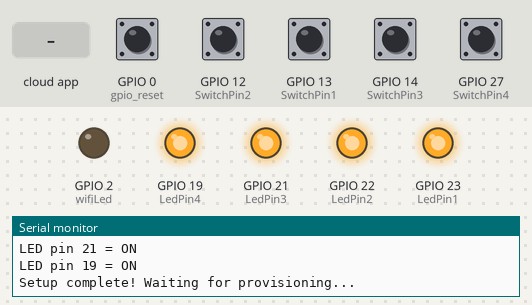
Recording of a sketch running on a simulated ESP32. On the bench: output pins drawn as LEDs (lit = HIGH), the last lines printed to the serial monitor. The inputs (shaded band) are chosen by the test bench; at power-on: GPIO 0 (gpio_reset), GPIO 12 (SwitchPin2), GPIO 13 (SwitchPin1), GPIO 14 (SwitchPin3), GPIO 27 (SwitchPin4) HIGH. WiFi joins after 1.5 s; servers stay silent unless stated; EEPROM starts erased.

Above: at 2.2 s.
2.3 s: GPIO 12 (SwitchPin2) pulled LOW for 0.15 s
At 3.6 s:
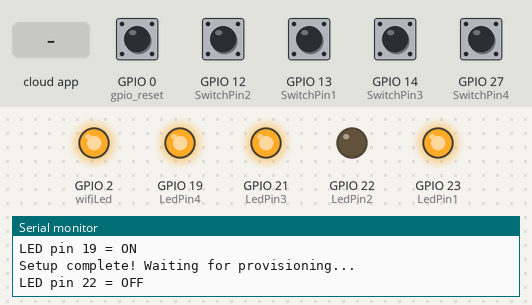
4.0 s: the phone or cloud app sets LED.One to 0
At 4.9 s:
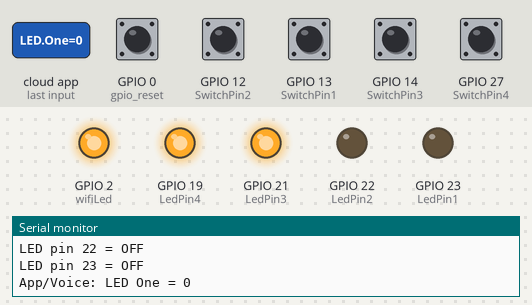
5.5 s: the phone or cloud app sets LED.Two to 1
At 6.1 s:
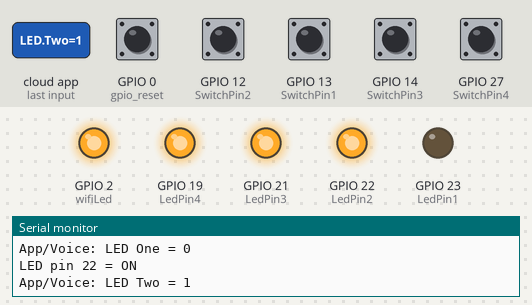
7.0 s: the phone or cloud app sets LED.Three to 0
At 8.2 s:
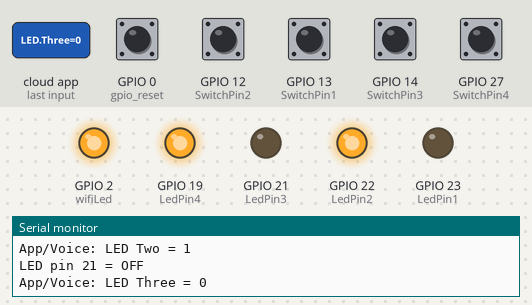
8.5 s: the phone or cloud app sets LED.Four to 0
At 9.5 s:
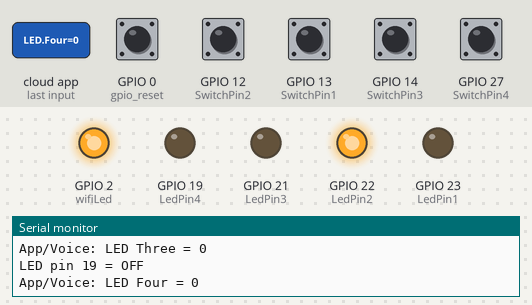
10.0 s: GPIO 13 (SwitchPin1) pulled LOW for 0.15 s
At 10.5 s:
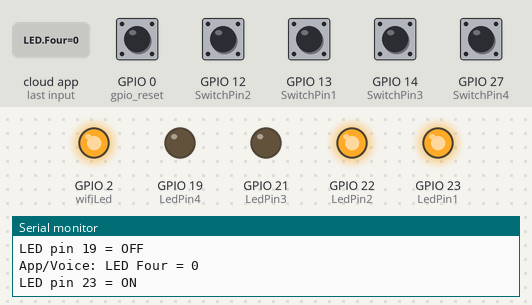
Timing chart, 0 to 12.6 s (numbered marks = the images above; inputs shaded):
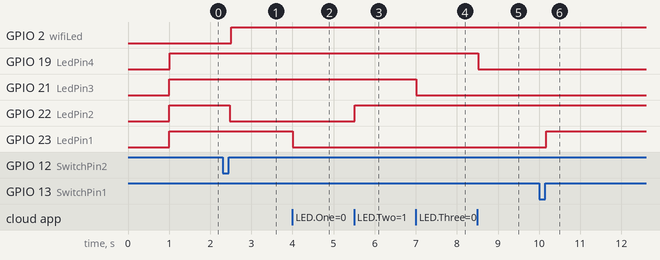

Measured:
- after the input at 2.3 s, GPIO 22 (LedPin2): HIGH → LOW after 0.17 s
- after the input at 4.0 s, GPIO 23 (LedPin1): HIGH → LOW at once
- after the input at 5.5 s, GPIO 22 (LedPin2): LOW → HIGH at once
- after the input at 7.0 s, GPIO 21 (LedPin3): HIGH → LOW at once
- after the input at 8.5 s, GPIO 19 (LedPin4): HIGH → LOW at once
- after the input at 10.0 s, GPIO 23 (LedPin1): LOW → HIGH after 0.17 s

The sketch:

v2.ino
```cpp
#include <EEPROM.h>
#include "RMaker.h"
#include "WiFi.h"
#include "WiFiProv.h"
#include <AceButton.h>
using namespace ace_button;

#define EEPROM_SIZE 10

const char *service_name = "PROV_12345";
const char *pop = "1234567";

char deviceName_1[] = "LED One";
char deviceName_2[] = "LED Two";
char deviceName_3[] = "LED Three";
char deviceName_4[] = "LED Four";

static uint8_t LedPin1 = 23;
static uint8_t LedPin2 = 22;
static uint8_t LedPin3 = 21;
static uint8_t LedPin4 = 19;

static uint8_t SwitchPin1 = 13;
static uint8_t SwitchPin2 = 12;
static uint8_t SwitchPin3 = 14;
static uint8_t SwitchPin4 = 27;

static uint8_t wifiLed    = 2;
static uint8_t gpio_reset = 0;

bool toggleState_1 = LOW;
bool toggleState_2 = LOW;
bool toggleState_3 = LOW;
bool toggleState_4 = LOW;

ButtonConfig config1, config2, config3, config4;
AceButton button1(&config1);
AceButton button2(&config2);
AceButton button3(&config3);
AceButton button4(&config4);

static Switch my_switch1(deviceName_1, NULL);
static Switch my_switch2(deviceName_2, NULL);
static Switch my_switch3(deviceName_3, NULL);
static Switch my_switch4(deviceName_4, NULL);

void write_callback(Device *device, Param *param, const param_val_t val, void *priv_data, write_ctx_t *ctx);
void sysProvEvent(arduino_event_t *sys_event);

void writeEEPROM(int addr, bool state) {
  EEPROM.write(addr, state);
  EEPROM.commit();
}

bool readEEPROM(int addr) {
  return EEPROM.read(addr);
}

void setLED(uint8_t pin, int addr, bool state) {
  digitalWrite(pin, state);
  writeEEPROM(addr, state);
  Serial.printf("LED pin %d = %s\n", pin, state ? "ON" : "OFF");
}

void handleButton(AceButton* button, uint8_t eventType, uint8_t btnState,
                  uint8_t ledPin, int eepromAddr, Switch &sw, bool &state) {
  if (eventType != AceButton::kEventReleased) return;
  state = !state;
  setLED(ledPin, eepromAddr, state);
  sw.updateAndReportParam(ESP_RMAKER_DEF_POWER_NAME, state);
}

void sysProvEvent(arduino_event_t *sys_event) {
  switch (sys_event->event_id) {
    case ARDUINO_EVENT_PROV_START:
      Serial.println("Provisioning started!");
      printQR(service_name, pop, "ble");
      break;
    case ARDUINO_EVENT_PROV_CRED_RECV:
      Serial.println("Wi-Fi credentials received!");
      break;
    case ARDUINO_EVENT_PROV_CRED_SUCCESS:
      Serial.println("Provisioning successful!");
      break;
    case ARDUINO_EVENT_PROV_END:
      Serial.println("Provisioning done!");
      break;
    case ARDUINO_EVENT_WIFI_STA_CONNECTED:
      Serial.println("Wi-Fi connected!");
      digitalWrite(wifiLed, HIGH);
      break;
    case ARDUINO_EVENT_WIFI_STA_DISCONNECTED:
      Serial.println("Wi-Fi disconnected.");
      digitalWrite(wifiLed, LOW);
      break;
  }
}

void write_callback(Device *device, Param *param, const param_val_t val,
                    void *priv_data, write_ctx_t *ctx) {
  const char *device_name = device->getDeviceName();
  const char *param_name  = param->getParamName();

  if (strcmp(param_name, "Power") == 0) {
    bool newState = val.val.b;
    if (strcmp(device_name, deviceName_1) == 0) {
      setLED(LedPin1, 0, newState); toggleState_1 = newState;
      my_switch1.updateAndReportParam(param_name, newState);
    } else if (strcmp(device_name, deviceName_2) == 0) {
      setLED(LedPin2, 1, newState); toggleState_2 = newState;
      my_switch2.updateAndReportParam(param_name, newState);
    } else if (strcmp(device_name, deviceName_3) == 0) {
      setLED(LedPin3, 2, newState); toggleState_3 = newState;
      my_switch3.updateAndReportParam(param_name, newState);
    } else if (strcmp(device_name, deviceName_4) == 0) {
      setLED(LedPin4, 3, newState); toggleState_4 = newState;
      my_switch4.updateAndReportParam(param_name, newState);
    }
    Serial.printf("App/Voice: %s = %d\n", device_name, newState);
  }
}

void setup() {
  Serial.begin(115200);
  delay(1000);

  Serial.println("=== ESP32 RainMaker LED Control ===");

  EEPROM.begin(EEPROM_SIZE);

  toggleState_1 = readEEPROM(0);
  toggleState_2 = readEEPROM(1);
  toggleState_3 = readEEPROM(2);
  toggleState_4 = readEEPROM(3);

  Serial.printf("Restored: %d %d %d %d\n",
    toggleState_1, toggleState_2, toggleState_3, toggleState_4);

  pinMode(LedPin1, OUTPUT);
  pinMode(LedPin2, OUTPUT);
  pinMode(LedPin3, OUTPUT);
  pinMode(LedPin4, OUTPUT);
  pinMode(wifiLed, OUTPUT);
  pinMode(SwitchPin1, INPUT_PULLUP);
  pinMode(SwitchPin2, INPUT_PULLUP);
  pinMode(SwitchPin3, INPUT_PULLUP);
  pinMode(SwitchPin4, INPUT_PULLUP);
  pinMode(gpio_reset, INPUT);

  setLED(LedPin1, 0, toggleState_1);
  setLED(LedPin2, 1, toggleState_2);
  setLED(LedPin3, 2, toggleState_3);
  setLED(LedPin4, 3, toggleState_4);
  digitalWrite(wifiLed, LOW);

  config1.setEventHandler([](AceButton* b, uint8_t e, uint8_t s) {
    handleButton(b, e, s, LedPin1, 0, my_switch1, toggleState_1);
  });
  config2.setEventHandler([](AceButton* b, uint8_t e, uint8_t s) {
    handleButton(b, e, s, LedPin2, 1, my_switch2, toggleState_2);
  });
  config3.setEventHandler([](AceButton* b, uint8_t e, uint8_t s) {
    handleButton(b, e, s, LedPin3, 2, my_switch3, toggleState_3);
  });
  config4.setEventHandler([](AceButton* b, uint8_t e, uint8_t s) {
    handleButton(b, e, s, LedPin4, 3, my_switch4, toggleState_4);
  });

  button1.init(SwitchPin1);
  button2.init(SwitchPin2);
  button3.init(SwitchPin3);
  button4.init(SwitchPin4);

  Node my_node = RMaker.initNode("ESP32 LED Controller");

  my_switch1.addCb(write_callback);
  my_switch2.addCb(write_callback);
  my_switch3.addCb(write_callback);
  my_switch4.addCb(write_callback);

  my_node.addDevice(my_switch1);
  my_node.addDevice(my_switch2);
  my_node.addDevice(my_switch3);
  my_node.addDevice(my_switch4);

  RMaker.enableOTA(OTA_USING_PARAMS);
  RMaker.enableTZService();
  RMaker.enableSchedule();
  RMaker.start();

  WiFi.onEvent(sysProvEvent);
  WiFiProv.beginProvision(
    WIFI_PROV_SCHEME_BLE,
    WIFI_PROV_SCHEME_HANDLER_FREE_BTDM,
    WIFI_PROV_SECURITY_1,
    pop,
    service_name
  );

  my_switch1.updateAndReportParam(ESP_RMAKER_DEF_POWER_NAME, toggleState_1);
  my_switch2.updateAndReportParam(ESP_RMAKER_DEF_POWER_NAME, toggleState_2);
  my_switch3.updateAndReportParam(ESP_RMAKER_DEF_POWER_NAME, toggleState_3);
  my_switch4.updateAndReportParam(ESP_RMAKER_DEF_POWER_NAME, toggleState_4);

  Serial.println("Setup complete! Waiting for provisioning...");
}

void loop() {
  if (digitalRead(gpio_reset) == LOW) {
    delay(100);
    int startTime = millis();
    while (digitalRead(gpio_reset) == LOW) delay(50);
    int duration = millis() - startTime;
    if (duration > 10000) {
      Serial.println("Factory reset!");
      RMakerFactoryReset(2);
    } else if (duration > 3000) {
      Serial.println("WiFi reset!");
      RMakerWiFiReset(2);
    }
  }

  digitalWrite(wifiLed, WiFi.status() == WL_CONNECTED);

  button1.check();
  button2.check();
  button3.check();
  button4.check();
}
```
